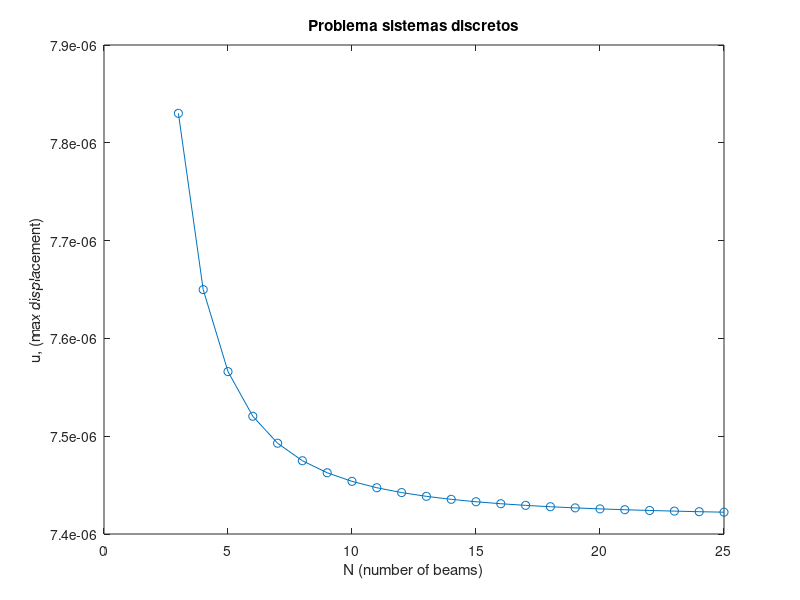

MATLAB code for this plot:
%-------------------------------
% Problema sistemas discretos
%-------------------------------
    
young = 1.1e10; % N/m^2
gamma = 24010;  % N/m^3
rmax = 2;       % m
rmin = 1;       % m
l = 3;          % m
p = 20e3;       % N

n_inicial = 3;
n_final = 25;
max_u =1:n_final-n_inicial+1;

for i=n_inicial:n_final
%Discretization
n = i;          % n of beams
nnodes = n+1;   % n of nodes
y_nodes = linspace(0,l,nnodes); % y coordinates at the nodes 
y_mid = (l/n)/2:l/n:l-(l/n)/2;  % y coordinates at the mid sections

%weight of section G's
%radius at the nodes
r_nodes =  (rmin-rmax)/l*y_nodes+rmax;  % radius at the nodes
r_mid = (rmin-rmax)/l*y_mid+rmax;       % radius at the mid section

%Distributed load

fg = zeros(n,1);
G = zeros(n,1);

% G in N/m
for i=1:n
    G(i) = gamma*pi/3*(r_nodes(i)^2+r_nodes(i+1)^2+r_nodes(i)*r_nodes(i+1));
end

%fg in N
fg = G*(l/n)/2;

%Stiffnes matrix

k_element = young*pi*r_mid.^2/(l/n); % k of each beam
k = zeros(nnodes); % global stiffnes matrix

for i=1:n % building global stiffnes matrix
    k(i:i+1,i:i+1) = [1,-1;-1,1].*k_element(i)+k(i:i+1,i:i+1);
end

% %Global force vectors
% 
% f = zeros(nnodes,1); % global force vector
% 
% for i=1:nnodes  % global force vector
%     f(i)=1;
% end

%Get mini stiffnes matrix and mini force vector

mini_k = k(2:nnodes,2:nnodes);

%Creating mini_f

mini_f = zeros(n,1);

for i=1:n
    if i<n
    mini_f(i)=fg(i)+fg(i+1);
    else
    mini_f(i)= fg(i)+p;
    end
end

%Find displacement matrix

m_u = mini_k\mini_f;

%Get global displacement vector

u = zeros(nnodes,1);

u(2:end)=m_u;

%Get global force vector

r_f = k*u;

%Deformation of each beam

e = zeros(n,1);

for i=1:n
    e(i)= (u(i+1)-u(i))/(l/n);
end


%Strain stress

sigma = young*e;

%Strain

N = zeros(n,1);

for i=1:n
    N(i)= sigma(i)*pi*r_mid(i)^2;
end

%Verification

R1 = fg(1)+k_element(1)*u(2);

if sum(r_f) < 1e-6
    disp('Verification OK!')
else
    disp('Math error!')
    ends
end

max_u(i-2)= u(end);

end

x=n_inicial:n_final;
y=max_u;
plot(x,y,'-o');

title('Problema sistemas discretos')
xlabel('N (number of beams)')
ylabel('u, (max displacement)')